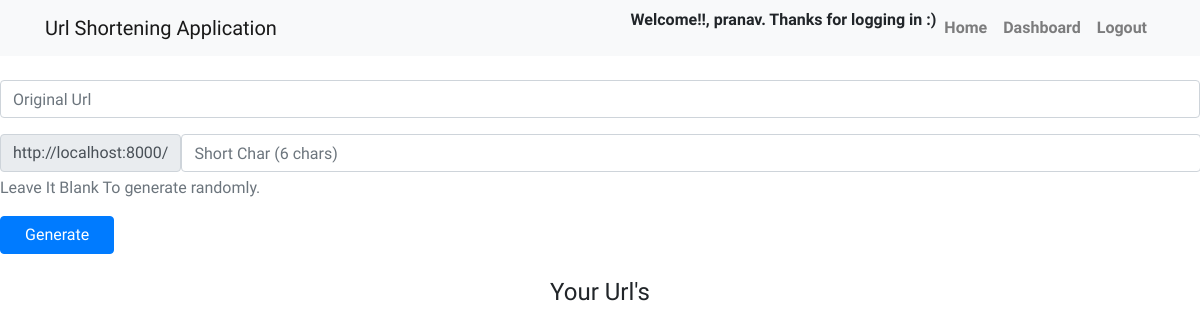
Before: / (signed in) with the older database file.
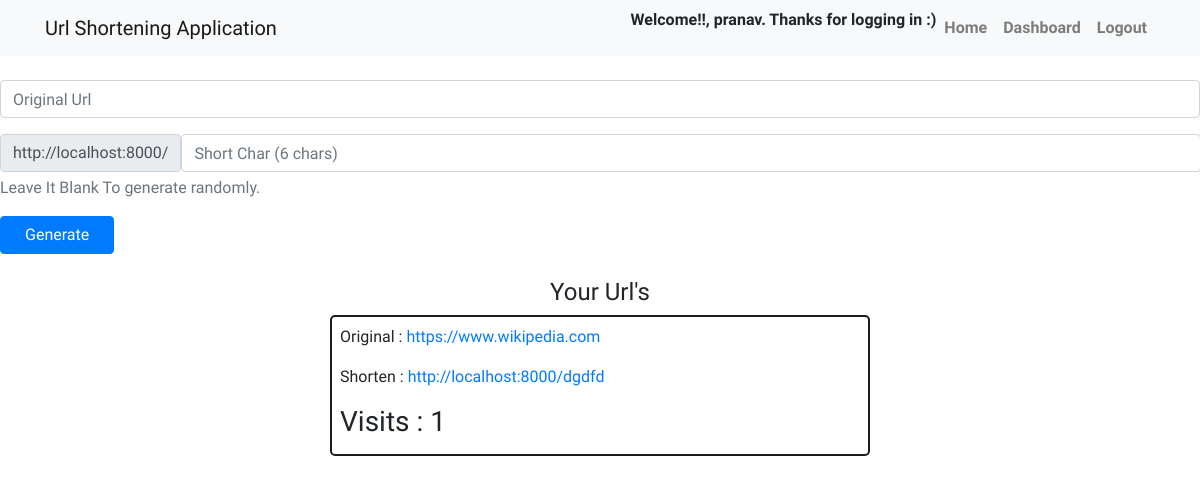
After: the same page with the newer database file.
### urlhandler/models.py (models this page shows)
class shorturl(models.Model):
    original_url=models.URLField(blank=False)
    short_query=models.CharField(blank=False,max_length=8)
    visits=models.IntegerField(default=0)
    user=models.ForeignKey(User,on_delete=models.CASCADE)

### urlhandler/views.py (the view)
# urls.py: path('',views.dashboard,name='dashboard'),
def dashboard(request):
    usr=request.user
    urls=shorturl.objects.filter(user=usr)
    return render(request,'dashboard.html',{'urls':urls})

### url_management/templates/dashboard.html (shortened to what this page needs)
{% extends 'nav.html' %}
{% block content %}
<form action="{% url 'generate' %}" method="POST">
                <div class="form-group">
                    <input type="url" name="original" class="form-control" placeholder="Original Url">
                </div>
                <div class="form-group">
                    <div class="input-group-prepend">
                        <div class="input-group-text">http://localhost:8000/</div>
                        <input type="text" name="short" class="form-control" placeholder="Short Char (6 chars)"
                            maxlength="6" id="short">
                    </div>
                    <p id="shorthelp" class="form-text text-muted">Leave It Blank To generate randomly.</p>
                </div>
                <div class="form-group">
                    <input type="submit" class="btn btn-primary px-4" value="Generate">
                </div>
</form>
<div class="container my-4">
    <div class="row">
        <div class="col-12 text-center">
            <h4>Your Url's</h4>
        </div>
    </div>
    <div class="row justify-content-between">
        {% for u in urls %}
        <div class="col-10 col-sm-10 col-md-6 mb-2 mx-auto">
            <div style="overflow: hidden;" class="customcontainer p-2">
                <p style="text-overflow: ellipsis;">Original : <a href="{{ u.original_url }}" target="_blank"
                        class="card-link">{{ u.original_url }}</a>
                </p>
                <p>Shorten : <a href="http://localhost:8000/{{ u.short_query }}" target="_blank"
                        class="card-link">http://localhost:8000/{{ u.short_query }}</a></p>
                <div class="row justify-content-between">
                    <div class="col-6 col-sm-6 ">
                        <h3>Visits : {{ u.visits }} </h3>
                    </div>
                </div>
            </div>
        </div>
            {% endfor %}
</body>
</html>
{% endblock %}

Changed rows visible on the page:
added shorturl: original_url "https://www.wikipedia.com", short_query "dgdfd", visits "1"
